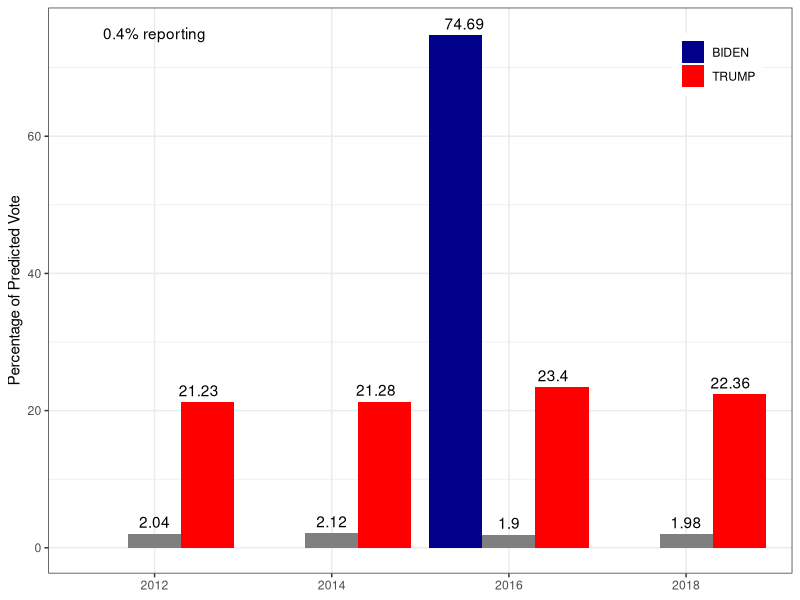
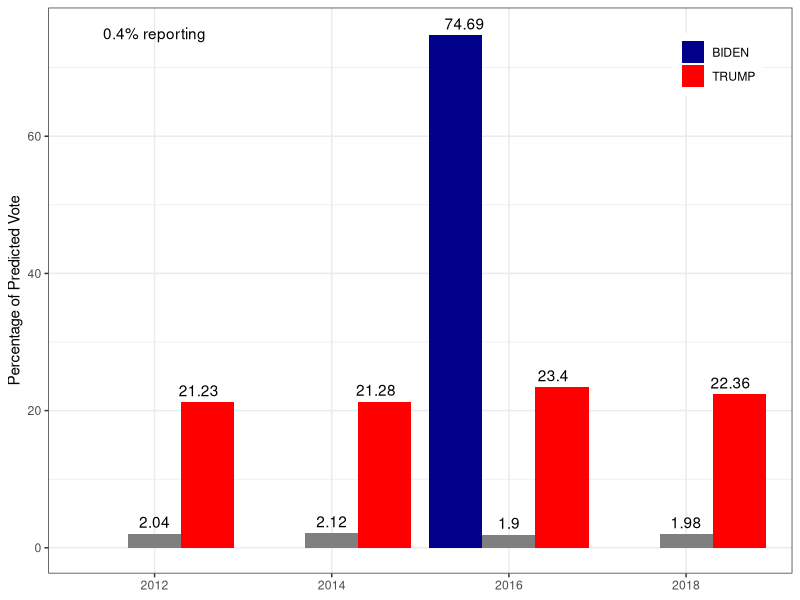

Reproduce these figures in R, in order.
library(tidyverse)
library(scales)

setwd("~/Projects/2020-Texas-Election-Model/")

#Jon's working directory
#setwd("/Users/Jon/Dropbox/Documents/consulting_projects/2020-Texas-Election-Model/")

dat <- read_csv("data/processed_election_results.csv")


head(dat)

pdat <- dat %>% 
  group_by(county, pred_year, N) %>% 
  summarise(mean_pred_v = mean(pred_v),
            sd_pred_v = sd(pred_v)) %>% 
  ungroup() %>% 
  group_by(pred_year, N) %>% 
  summarise(total_v = sum(mean_pred_v)) %>% 
  group_by(pred_year) %>% 
  mutate(perc = (total_v / sum(total_v)) * 100)

# Calculate percent of counties reporting
per_report <- round((n_distinct(dat$corr_county) / n_distinct(dat$county)) * 100, 1)

ggplot(pdat, aes(x=factor(pred_year),  y=perc, fill=factor(N))) + 
  geom_bar(stat='identity', position = "dodge") +
  geom_text(aes(label=round(perc, 2)), position=position_dodge(width=0.75), vjust=-0.5) +
  theme_bw() +
  labs(x=NULL, y="Percentage of Predicted Vote", fill=NULL) +
  scale_fill_manual("legend", values = c("BIDEN" = "darkblue", "TRUMP" = "red")) +
  theme(legend.title = element_blank(),
        legend.position = c(0.9, 0.9)) +
  ylim(0, 75) +
  annotate("text", x = as.factor(2012), y = 75, label = str_c(as.character(per_report), "% reporting"))
  NULL

ggsave("figures/predictions.png", width=6, height=4)  

  
  
